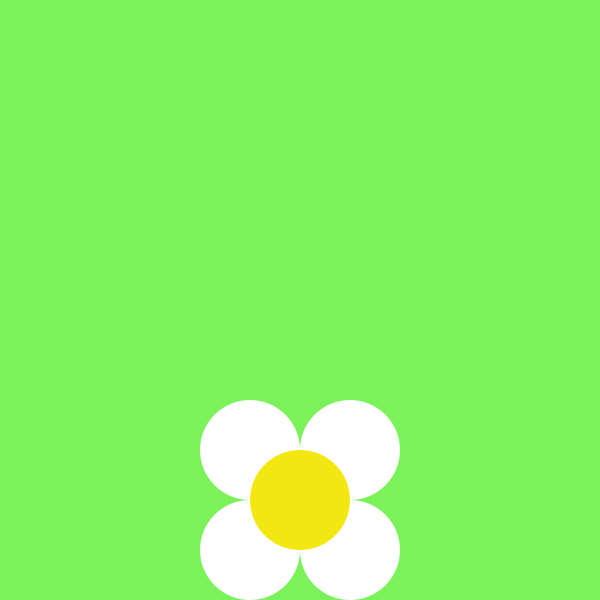
Frame 1 (no input)
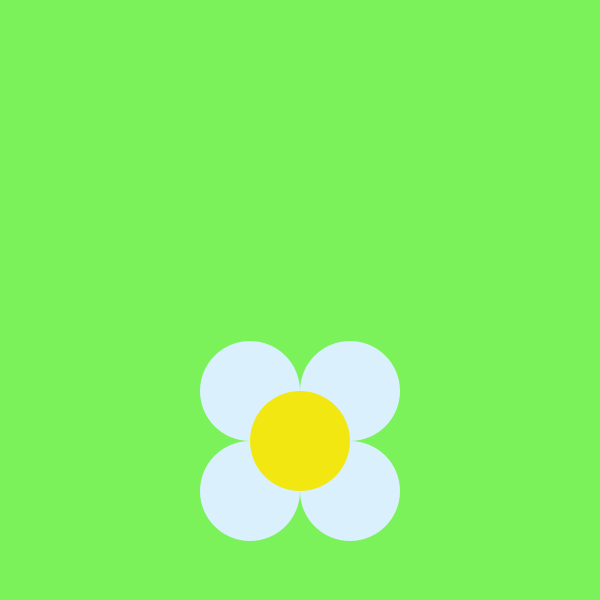
Frame 60 (the mouse pressed at the canvas centre just before this capture)
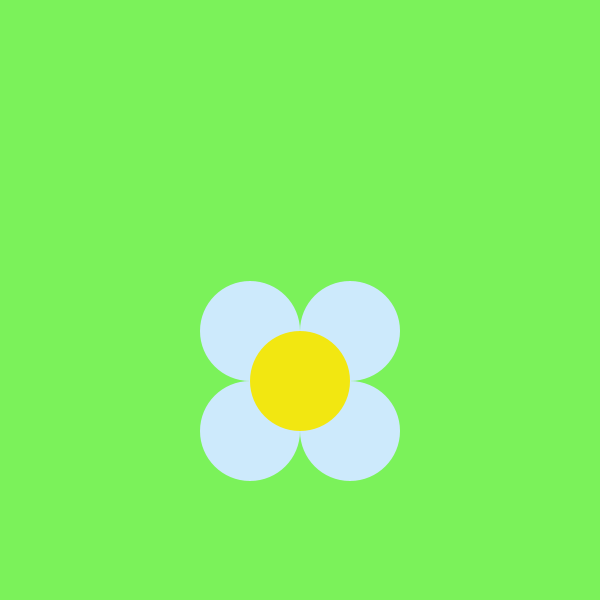
Frame 120 (the mouse held since frame 60 and released just before this capture)

The Processing sketch that drew these frames (run headless with seeded random() and noise(); from frame 60 on, the mouse is pressed at the canvas centre):

// Processing sketch: KameleonBloemetje
// ── KameleonBloemetje.pde
int x; // de x-positie van het bloemetje
int y; // de y-positie van het bloemetje
int r; // de grootte van een bloemblad
int d; // de richting van bewegen

color startBladKleur;
color eindBladKleur;
color bladKleur;
color kernKleur;

void setup() {
  size(600, 600);
  this.r = 50;
  this.x = 300;
  this.y = height - 2 * this.r;
  this.d = -1; // het bloempje beweegt eerst naar boven
  
  this.startBladKleur = #FFFFFF;
  this.eindBladKleur = #75C6F7;
  this.bladKleur = this.startBladKleur;
  this.kernKleur = #F2E711;
}

void draw() {
  background(123, 242, 90);
  
  // teken het bloemetje
  noStroke();
  fill(bladKleur); //<>//
  circle(x - r, y - r, 2 * r);
  circle(x - r, y + r, 2 * r);
  circle(x + r, y - r, 2 * r);
  circle(x + r, y + r, 2 * r);
  fill(kernKleur);
  circle(x, y, 2 * r);
  
  // Detecteer of de rand van het scherm bereikt is
  if (y > height - 2 * this.r) { // de onderrand is geraakt
    d = -1 * d; // draai de beweegrichting om
  } else if (y < 2*r) { // de bovenrand is geraakt
    d = -1 * d; // draai de beweegrichting om
  }
  
  y = y + d; // beweeg de bloem een stapje in de richting
  
  bladKleur = lerpColor(startBladKleur, eindBladKleur, (float)(height - y) / height); //<>//
}
